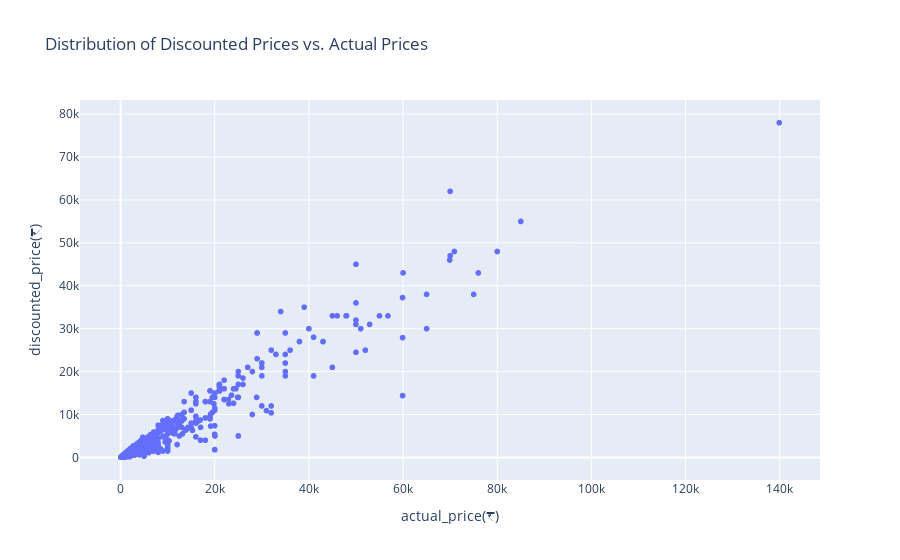

Source (notebook cell):
### Markdown cell above
# 3. What is the distribution of discounted prices vs. actual prices?

### Code cell
import plotly.express as px

# Create a scatter plot with Plotly
fig = px.scatter(df, x='actual_price(₹)', y='discounted_price(₹)', title='Distribution of Discounted Prices vs. Actual Prices',
                 labels={'actual_price': 'Actual Price', 'discounted_price': 'Discounted Price'})

# Show the plot
fig.show()

### Figure 1 — Plotly figure (JSON) as saved in the notebook; plotly's stock layout.template omitted (floating-point values rounded to 4 significant figures; data arrays with more than 128 entries replaced by an {"elided": "..."} marker saying what was removed)
{"data": [{"hovertemplate": "actual_price(₹)=%{x}<br>discounted_price(₹)=%{y}<extra></extra>", "legendgroup": "", "marker": {"color": "#636efa", "symbol": "circle"}, "mode": "markers", "name": "", "showlegend": false, "type": "scattergl", "x": {"elided": "1465 float values"}, "xaxis": "x", "y": {"elided": "1465 float values"}, "yaxis": "y"}], "layout": {"legend": {"tracegroupgap": 0}, "title": {"text": "Distribution of Discounted Prices vs. Actual Prices"}, "xaxis": {"anchor": "y", "domain": [0, 1], "title": {"text": "actual_price(₹)"}}, "yaxis": {"anchor": "x", "domain": [0, 1], "title": {"text": "discounted_price(₹)"}}}}
